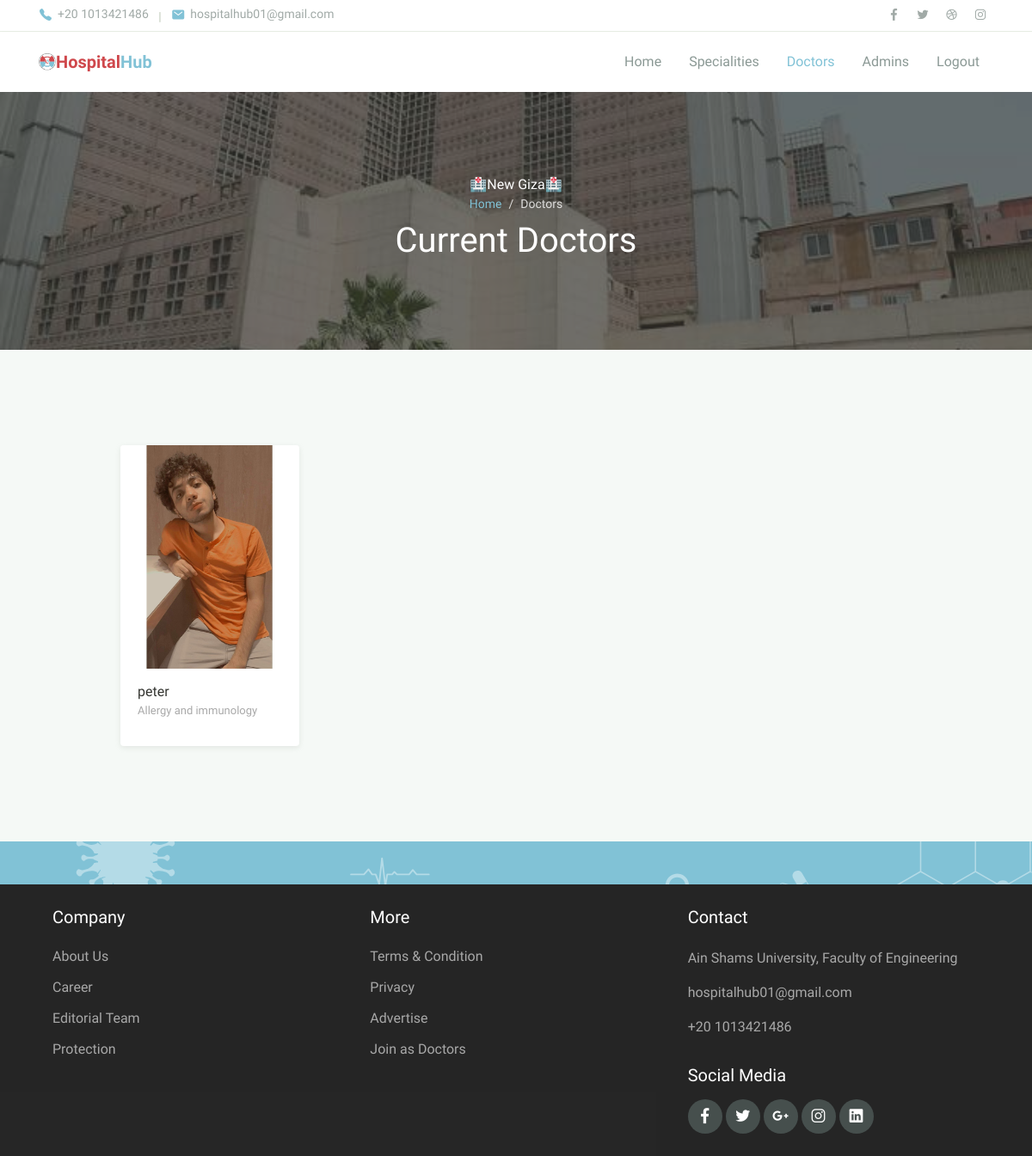
/hospital_hub/admin/doctors (signed in), run on an earlier commit of the app's database.
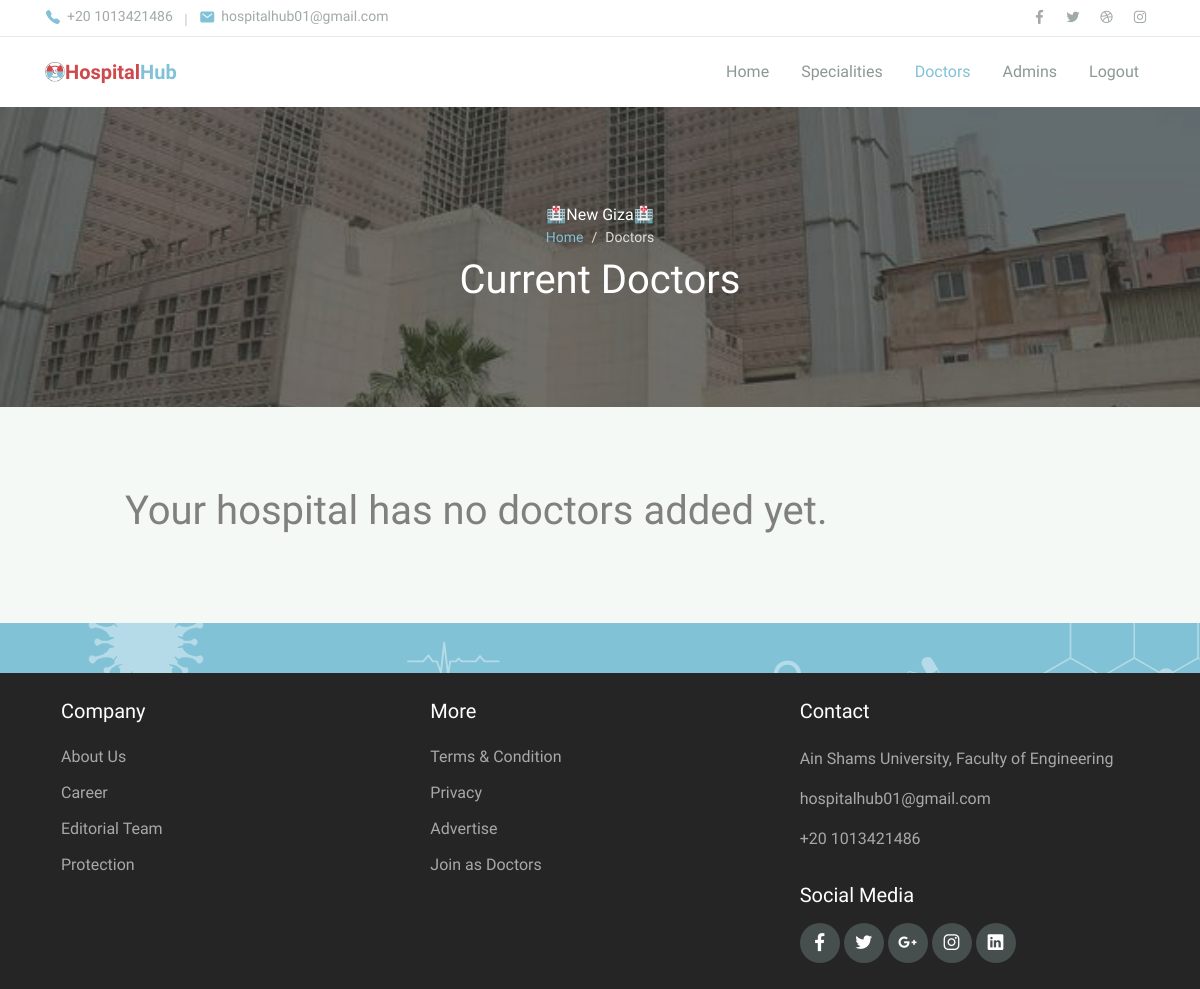
And on a later commit of the database.
### hospital_hub/models.py (models this page shows, shortened)
class Doctor(models.Model):
    my_account = models.ForeignKey(
        User, on_delete=models.CASCADE, related_name="my_doctor")
    is_employed = models.BooleanField(default=False)
    speciality = models.ForeignKey(
        Speciality, on_delete=models.CASCADE, related_name="doctors")
    hospital = models.ForeignKey(
        Hospital, on_delete=models.SET_NULL, related_name="my_doctors", null=True, blank=True)
    is_notified = models.BooleanField(default=False);

class User(AbstractBaseUser):
    username = models.CharField(max_length=255, unique=True)
    email = models.EmailField(
        verbose_name='email address', max_length=255, unique=True)
    full_name = models.CharField(max_length=255, blank=True, null=True)
    phone_number = models.IntegerField()
    city = models.ForeignKey(City, on_delete=models.PROTECT, null=True)
    owner = models.BooleanField(default=False)  # can login
    admin = models.BooleanField(default=False)  # staff user non superuser
    doctor = models.BooleanField(default=False)  # superuser
    patient = models.BooleanField(default=False)  # superuser
    staff = models.BooleanField(default=False)  # necessary
    age   =models.IntegerField(null=True,blank=True)
    created_at = models.DateTimeField(auto_now_add=True,null=True,blank=True)
    image = models.ImageField(
        default="media/no_profile_img.png", upload_to="media/")
    USERNAME_FIELD = 'username'  # username
    EMAIL_FIELD = 'email'  # Email
    REQUIRED_FIELDS = ['email', 'full_name', 'phone_number']
    objects = UserManager()

class Speciality(models.Model):
    name = models.CharField(max_length=100, unique=True)
    image = models.ImageField(upload_to="media/", null=True, default=None)
    def __str__(self):
        return self.name

### hospital_hub/views.py (the view)
# urls.py: path('admin/doctors', views.Admin.ViewDoctors, name='admin_view_doctors'),
    def ViewDoctors(request):
        hospital = request.user.my_admin.first().hospital
        doctors = DoctorModel.objects.filter(hospital=hospital, is_employed=True)
        doctors_with_dependent_appointmens = []
        for doctor in doctors:
            doctors_with_dependent_appointmens.append(
                [doctor, doctor.appointments.all()])
        return render(request, "hospital_hub/admin/view_doctors.html", {
            "doctors": doctors_with_dependent_appointmens,
            "hospital_name": request.user.my_admin.first().hospital.name,
            "flag": "all"
        })

### hospital_hub/models.py (called while the page is built)
    def __str__(self):
        if self.schedule is not None:
            return ("Appointment with "+str(self.patient.my_account.username) + " on "+self.schedule.day+" "+str(self.appt_date))
        else:
            return ("Appointment with "+str(self.patient.my_account.username))

### hospital_hub/templates/hospital_hub/Admin/view_doctors.html (shortened to what this page needs)
{%extends 'hospital_hub/Admin/admin_layout.html'%}
{%load static%}
{%block body%}
<header>
    <nav class="navbar navbar-expand-lg navbar-light shadow-sm">
        <div class="container">
            <img src="{%static 'hospital_hub/assets/img/logo2.png'%}" alt="" style="width:20px;">
            <a style="color:#81C2D6" class="navbar-brand" href="#"><span class="text-primary2">Hospital</span>Hub </a>
            <div class="collapse navbar-collapse" id="navbarSupport">
                <ul class="navbar-nav ml-auto">
                    <li class="nav-item ">
                        <a class="nav-link" href="{%url 'admin_home'%}">Home</a>
                    </li>
                       <li class="nav-item">
                            <a class="nav-link" href="{%url 'view_specialities'%}">Specialities</a>
                        </li>
                    <li class="nav-item">
                        <a class="nav-link active" href="{%url 'admin_view_doctors'%}">Doctors</a>
                    </li>
                    <li class="nav-item">
                        <a class="nav-link" href="{%url 'admin_view_admins'%}">Admins</a>
                    </li>
                    <li class="nav-item">
                        <a class="nav-link" href="{%url 'admin_logout'%}">Logout</a>
                    </li>
                </ul>
            </div>
        </div>
    </nav>
</header>
<div class="page-banner overlay-dark bg-image"
     style="background-image: url(../../../static/hospital_hub/assets/img/bg_image_1.jpg)">
    <div class="banner-section">
        <div class="container text-center wow fadeInUp">
            <span class="subhead">🏥{{hospital_name}}🏥</span>
            <nav aria-label="Breadcrumb">
                <ol class="breadcrumb breadcrumb-dark bg-transparent justify-content-center py-0 mb-2">
                    <li class="breadcrumb-item"><a href="{%url 'admin_home'%}">Home</a></li>
                    <li class="breadcrumb-item active" aria-current="page">
                        Doctors
                    </li>
                </ol>
            </nav>
            <h1 class="font-weight-normal">
                {%if speciality%}{{speciality}}{%else%}Current Doctors{%endif%}
            </h1>
        </div>
    </div>
</div>
<div class="page-section bg-light">
    <div class="container">
        <div class="row justify-content-center">
            <div class="col-lg-10">
                <div class="row">
                    {%if doctors%}
                        {% for doctor , appointments in doctors %}
                        <div class="col-md-6 col-lg-3 py-3 wow zoomIn">
                            <div class="card-doctor">
                                <div class="header">
                                    <img src="{{doctor.my_account.image.url}}" alt="" height="260" style="object-fit: cover;">
                                </div>
                                <div class="body">
                                    <p class="text-x2 mb-0" style="text-align:left;">
                                        {{doctor.my_account.username}}
                                    </p>
                                    <p  style="text-align:left; color:darkgray; font-size:small">
                                        {{doctor.speciality}}
                                    </p>
                                </div>
                            </div>
                        </div>
                        {%endfor%}
                    {%else%}
                    <h1 style="color:grey;">Your hospital has no doctors added yet.</h1>
                    {%endif%}
                </div>
            </div>
        </div>
    </div>
</div>
{%endblock%}

What changed in the data, as far as the page shows it:
no longer on this page (row edited): Doctor: my_account.image (picture), my_account.username "peter", speciality "Allergy and immunology"
Also different on the page:
text now shown: "Your hospital has no doctors added yet."
